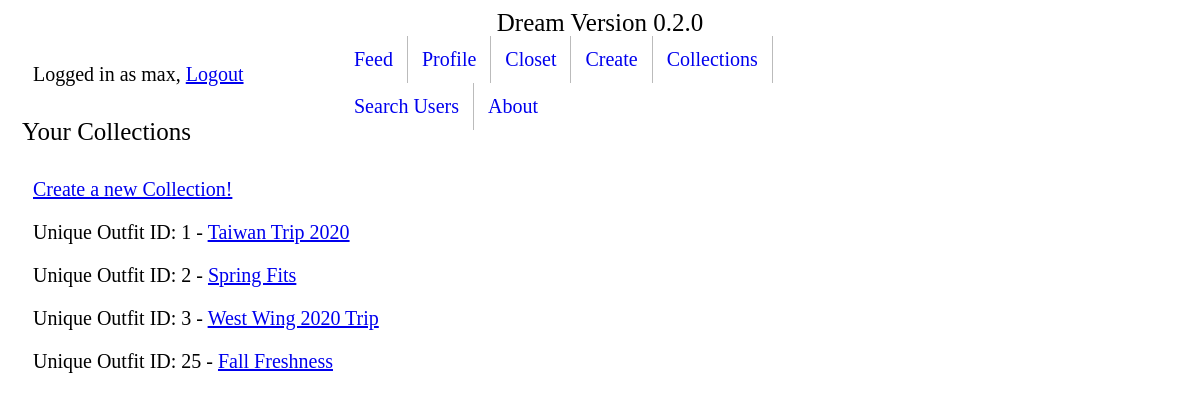
/clothing/collections/ (signed in), run on an earlier commit of the app's database.
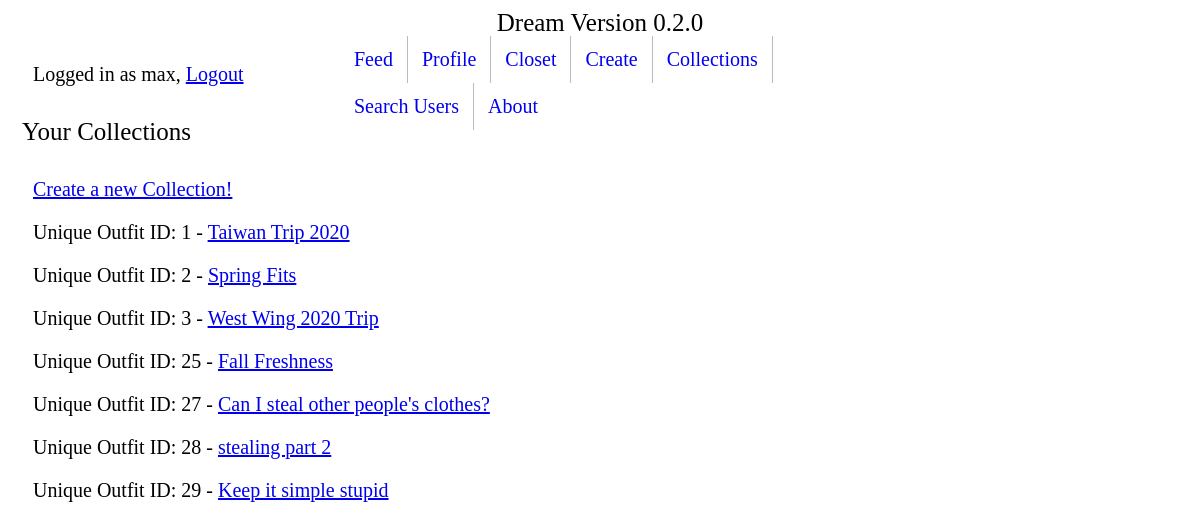
And on a later commit of the database.
### clothing/models.py (models this page shows, shortened)
class Collection(models.Model):
    name = models.CharField(max_length=120)
    creator = models.ForeignKey(User, on_delete=models.SET_NULL, null=True)
    articles = models.ManyToManyField('Article', related_name="articles_in_collection")
    outfits = models.ManyToManyField('Outfit', related_name="outfits_in_collection")
    def get_absolute_url(self):
        return reverse('clothing:collection-detail', kwargs={"pk": self.pk})

### clothing/views.py (the view)
# urls.py: path('collections/', CollectionListView.as_view(), name='collection-list'),
class CollectionListView(ListView, LoginRequiredMixin):
    template_name = 'clothing/collection_list.html'
    def get_queryset(self):
        return Collection.objects.filter(creator=self.request.user)

### clothing/templates/clothing/collection_list.html
{% extends 'base.html' %}
{% block content %}
<h1>Your Collections</h1>
<p><a href="create-collection/">Create a new Collection!</a></p>
{% for instance in object_list %}
<p> Unique Outfit ID: {{ instance.id }} - <a href='{{ instance.get_absolute_url }}'>{{ instance.name }}</a>
{% endfor %}
{% endblock %}

### templates/base.html (shortened to what this page needs)
<body>
  <p class="toptitle">Dream Version 0.2.0</p>
</body>
<ul class="navbar">
  <li><a href="/feed">Feed</a></li>
  <li><a href="/userprofiles/my-profile">Profile</a></li>
  <li class="dropdown">
    <a href="/clothing/closet" class="dropbtn">Closet</a>
  </li>
  <li class="dropdown">
    <a href="/clothing/create-outfit" class="dropbtn">Create</a>
  </li>
  <li><a href="/clothing/collections">Collections</a></li>
  <li><a href="/userprofiles">Search Users</a></li>
  <li><a href="/about">About</a></li>
</ul>
  {% if user.is_authenticated %}
    <p>Logged in as {{ user.get_username }}, <a href="{% url 'logout'%}">Logout</a></p>
  {% elif 'logout' in request.path %}
  {% else %}
    <p><a href="{% url 'login'%}?next={{request.path}}">Login</a></p>
  {% endif %}
{% block content %}{% endblock %}

### templates/base.html (style rules this page uses)
h1 { padding: 12px 14px; }
h1 { font-family:calibri; font-size: 25px; font-weight: 500; }
p { padding: 0px 25px; font-family: calibri light; font-size: 20px; }
li { float: left; border-right: 1px solid #bbb; }
li:last-child { border-right: none; }
li a { display: block; padding: 12px 14px; text-align: center; text-decoration: none; text-color: black; }
p.toptitle { font-family:calibri light; font-size: 25px; text-align: center; padding: 1px 1px; left: 50% transform: translate(-50%, -50%); }
ul.navbar { display: inline-block; list-style-type: none; text-align: center; font-family:calibri light; font-size: 20px; position: absolute; left: 50%; transform: translate(-50%, -50%); }

What changed in the data, as far as the page shows it:
added Collection: id "27", name "Can I steal other people's clothes?"
added Collection: id "28", name "stealing part 2"
added Collection: id "29", name "Keep it simple stupid"
